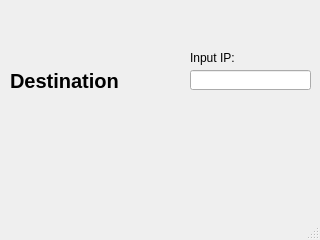
<?xml version="1.0" encoding="UTF-8"?>
<ui version="4.0">
 <class>MainWindow</class>
 <widget class="QMainWindow" name="MainWindow">
  <property name="geometry">
   <rect>
    <x>0</x>
    <y>0</y>
    <width>320</width>
    <height>240</height>
   </rect>
  </property>
  <property name="windowTitle">
   <string>MainWindow</string>
  </property>
  <widget class="QWidget" name="centralwidget">
   <widget class="QLineEdit" name="lineEdit">
    <property name="geometry">
     <rect>
      <x>190</x>
      <y>70</y>
      <width>121</width>
      <height>20</height>
     </rect>
    </property>
   </widget>
   <widget class="QLabel" name="label">
    <property name="geometry">
     <rect>
      <x>190</x>
      <y>50</y>
      <width>101</width>
      <height>16</height>
     </rect>
    </property>
    <property name="text">
     <string>Input IP:</string>
    </property>
   </widget>
   <widget class="QLabel" name="label_2">
    <property name="geometry">
     <rect>
      <x>10</x>
      <y>40</y>
      <width>171</width>
      <height>81</height>
     </rect>
    </property>
    <property name="font">
     <font>
      <pointsize>15</pointsize>
      <weight>75</weight>
      <bold>true</bold>
     </font>
    </property>
    <property name="text">
     <string>Destination</string>
    </property>
   </widget>
  </widget>
  <widget class="QMenuBar" name="menubar">
   <property name="geometry">
    <rect>
     <x>0</x>
     <y>0</y>
     <width>320</width>
     <height>22</height>
    </rect>
   </property>
  </widget>
  <widget class="QStatusBar" name="statusbar"/>
 </widget>
 <resources/>
 <connections/>
</ui>
